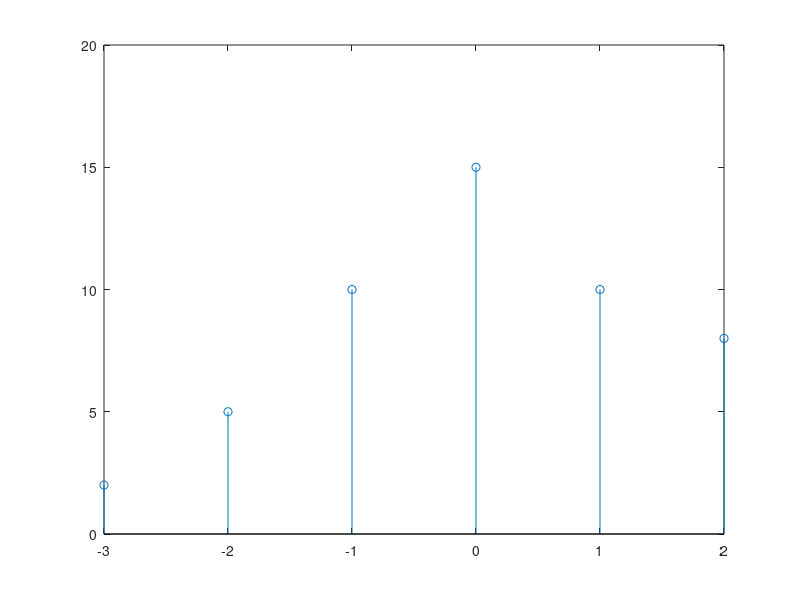

Here is the MATLAB script that generated this plot:
clc;
clear all;
close all;

#... x = input('Enter the first sequence');
#... h = input('Enter the second sequence');
#... Input Formet: [1 3 7 4 9 5]

h = [1 2 3 4];
x = [2 1 2];

z = [];
for i = 1:length(x)
  temp = h.*x(i);
  z = [z;temp];
end

[r c] = size(z);
startIndex = 2;
lastIndex = r+c;
ans = []; #... Convolution will be stored here
sum = 0;

while(startIndex <= lastIndex)
  for i = 1:r
    for j = 1:c
      if ((i+j)==startIndex)
        sum = sum+z(i,j);
      endif
    endfor
  endfor
  startIndex = startIndex+1;
  ans = [ans sum];
  sum = 0;
end

z1 = 2; #... 0'th index of x
z2 = 3; #... 0'th index of h
index = (z1+z2-1); #... 0'th index of convolution
n = -(index-1):1:length(ans)-index;

disp(ans);
stem(n, ans);
